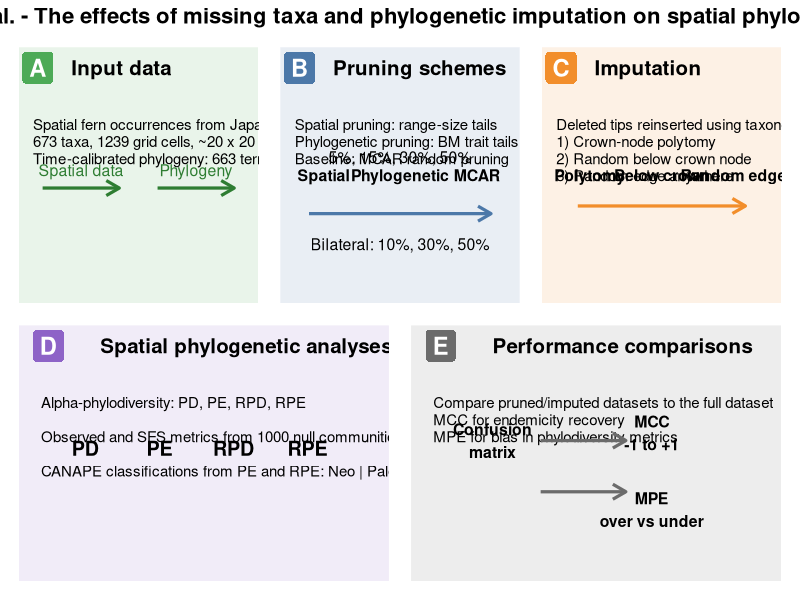
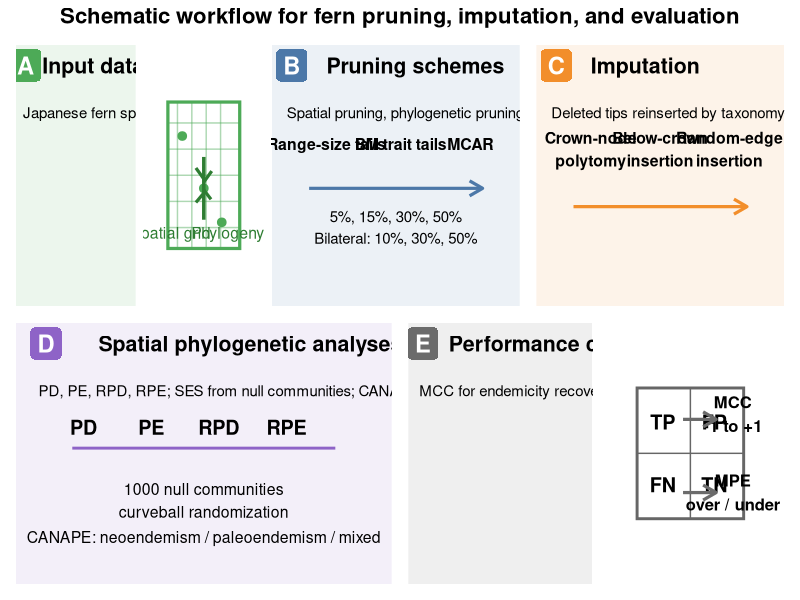
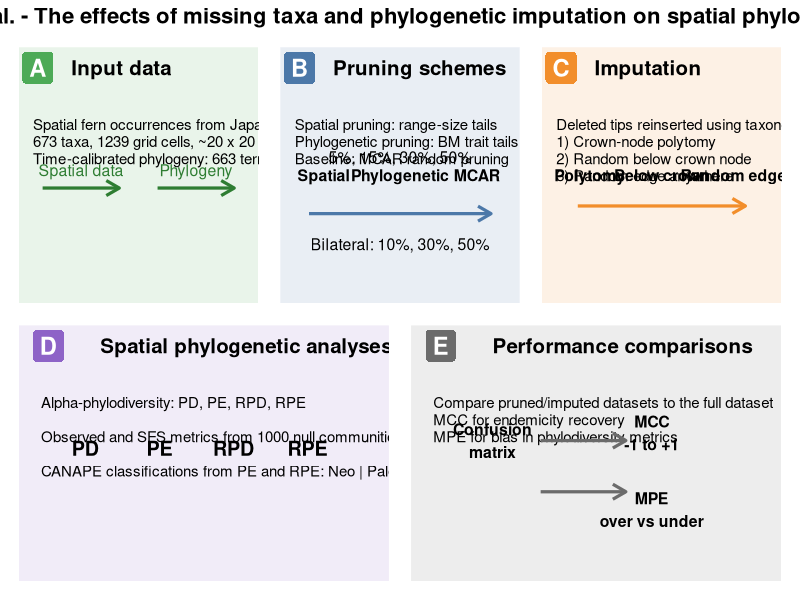
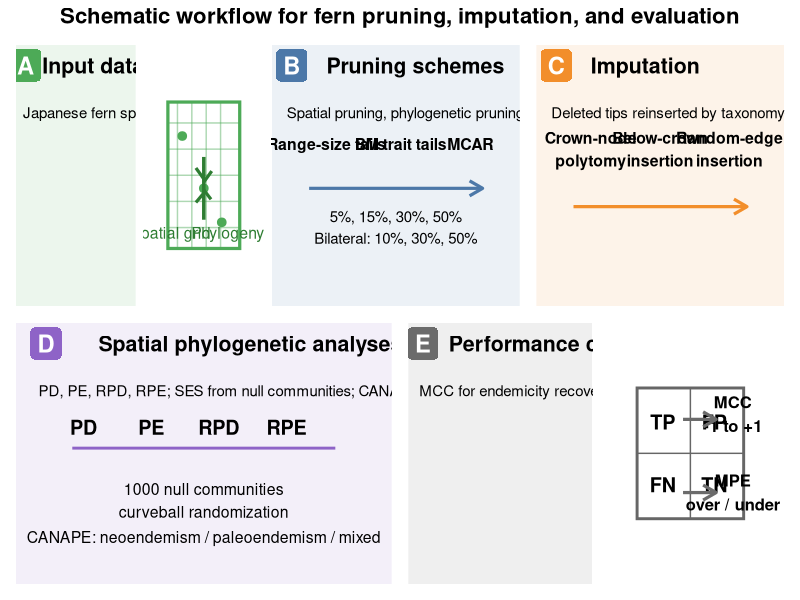

Here is the R script that generated these plots, in order:
library(ggplot2)
library(patchwork)
library(grid)
library(cowplot)

# --- helper theme ---
theme_panel <- function() {
  theme_void(base_size = 12) +
    theme(
      plot.background = element_rect(fill = "white", color = NA),
      panel.background = element_rect(fill = "white", color = NA),
      plot.margin = margin(8, 8, 8, 8)
    )
}

# --- helper to make labeled panels ---
make_panel <- function(letter, title, subtitle, fill) {
  ggplot() +
    annotate("rect", xmin = -Inf, xmax = Inf, ymin = -Inf, ymax = Inf,
             fill = fill, color = NA, alpha = 0.12) +
    annotate("label", x = 0.08, y = 0.92, label = letter,
             size = 6, fontface = "bold", label.size = 0,
             fill = fill, color = "white") +
    annotate("text", x = 0.22, y = 0.92, label = title,
             hjust = 0, size = 5.2, fontface = "bold") +
    annotate("text", x = 0.06, y = 0.72, label = subtitle,
             hjust = 0, vjust = 1, size = 3.8, lineheight = 0.95) +
    coord_cartesian(xlim = c(0, 1), ylim = c(0, 1), expand = FALSE) +
    theme_panel()
}

# simple text ####

# --- A: input data ---
pA <- make_panel(
  "A", "Input data",
  "Spatial fern occurrences from Japan\n673 taxa, 1239 grid cells, ~20 x 20 km\nTime-calibrated phylogeny: 663 terminals",
  "#4DAA57"
) +
  annotate("segment", x = 0.10, xend = 0.42, y = 0.45, yend = 0.45,
           linewidth = 1.1, color = "#2E7D32", arrow = arrow(length = unit(0.15, "inches"))) +
  annotate("segment", x = 0.58, xend = 0.90, y = 0.45, yend = 0.45,
           linewidth = 1.1, color = "#2E7D32", arrow = arrow(length = unit(0.15, "inches"))) +
  annotate("text", x = 0.26, y = 0.52, label = "Spatial data", size = 4, color = "#2E7D32") +
  annotate("text", x = 0.74, y = 0.52, label = "Phylogeny", size = 4, color = "#2E7D32")

# --- B: pruning ---
pB <- make_panel(
  "B", "Pruning schemes",
  "Spatial pruning: range-size tails\nPhylogenetic pruning: BM trait tails\nBaseline: MCAR random pruning",
  "#4C78A8"
) +
  annotate("text", x = 0.50, y = 0.57, label = "5%, 15%, 30%, 50%", size = 4) +
  annotate("text", x = 0.50, y = 0.23, label = "Bilateral: 10%, 30%, 50%", size = 4) +
  annotate("text", x = 0.18, y = 0.5, label = "Spatial", size = 4, fontface = "bold") +
  annotate("text", x = 0.50, y = 0.5, label = "Phylogenetic", size = 4, fontface = "bold") +
  annotate("text", x = 0.82, y = 0.5, label = "MCAR", size = 4, fontface = "bold") +
  annotate("segment", x = 0.12, xend = 0.88, y = 0.35, yend = 0.35,
           linewidth = 1.1, color = "#4C78A8", arrow = arrow(length = unit(0.15, "inches")))

# --- C: imputation ---
pC <- make_panel(
  "C", "Imputation",
  "Deleted tips reinserted using taxonomy-based methods\n1) Crown-node polytomy\n2) Random below crown node\n3) Random edge anywhere",
  "#F28E2B"
) +
  annotate("text", x = 0.20, y = 0.5, label = "Polytomy", size = 4, fontface = "bold") +
  annotate("text", x = 0.50, y = 0.5, label = "Below crown", size = 4, fontface = "bold") +
  annotate("text", x = 0.80, y = 0.5, label = "Random edge", size = 4, fontface = "bold") +
  annotate("segment", x = 0.15, xend = 0.85, y = 0.38, yend = 0.38,
           linewidth = 1.1, color = "#F28E2B", arrow = arrow(length = unit(0.15, "inches")))

# --- D: analyses ---
pD <- make_panel(
  "D", "Spatial phylogenetic analyses",
  "Alpha-phylodiversity: PD, PE, RPD, RPE\n\nObserved and SES metrics from 1000 null communities [SES = (obs - null) / sd] \n\nCANAPE classifications from PE and RPE: Neo | Paleo | Mixed",
  "#8E63C7"
) +
  annotate("text", x = 0.18, y = 0.52, label = "PD", size = 5, fontface = "bold") +
  annotate("text", x = 0.38, y = 0.52, label = "PE", size = 5, fontface = "bold") +
  annotate("text", x = 0.58, y = 0.52, label = "RPD", size = 5, fontface = "bold") +
  annotate("text", x = 0.78, y = 0.52, label = "RPE", size = 5, fontface = "bold") #+
  #annotate("text", x = 0.50, y = 0.28, label = "SES = (obs - null) / sd", size = 4) +annotate("text", x = 0.50, y = 0.16, label = "CANAPE: Neo | Paleo | Mixed", size = 4)

# --- E: performance ---
pE <- make_panel(
  "E", "Performance comparisons",
  "Compare pruned/imputed datasets to the full dataset\nMCC for endemicity recovery\nMPE for bias in phylodiversity metrics",
  "#6B6B6B"
) +
  annotate("text", x = 0.22, y = 0.55, label = "Confusion\nmatrix", size = 4, fontface = "bold") +
  annotate("text", x = 0.65, y = 0.58, label = "MCC\n-1 to +1", size = 4, fontface = "bold") +
  annotate("text", x = 0.65, y = 0.28, label = "MPE\nover vs under", size = 4, fontface = "bold") +
  annotate("segment", x = 0.35, xend = 0.58, y = 0.55, yend = 0.55,
           linewidth = 1.1, color = "#6B6B6B", arrow = arrow(length = unit(0.15, "inches"))) +
  annotate("segment", x = 0.35, xend = 0.58, y = 0.35, yend = 0.35,
           linewidth = 1.1, color = "#6B6B6B", arrow = arrow(length = unit(0.15, "inches")))

# --- combine ---
fig <- (pA | pB | pC) / (pD | pE) +
  plot_layout(widths = c(1, 1, 1), heights = c(1, 1)) +
  plot_annotation(
    title = "'Henao-Diaz. et al. - The effects of missing taxa and phylogenetic imputation on spatial phylogenetic studies' ",
    theme = theme(
      plot.title = element_text(size = 16, face = "bold", hjust = 0.5)
    )
  )
fig
ggsave("fern_methods_schematic.png", fig, width = 18, height = 10, dpi = 300, bg = "white")

# graphical illustrated ####
# ---------- theme ----------
theme_blank <- function() {
  theme_void(base_size = 12) +
    theme(
      plot.background = element_rect(fill = "white", color = NA),
      panel.background = element_rect(fill = "white", color = NA),
      plot.margin = margin(6, 6, 6, 6)
    )
}

# ---------- reusable panel ----------
make_panel <- function(letter, title, subtitle, fill) {
  ggplot() +
    annotate("rect", xmin = -Inf, xmax = Inf, ymin = -Inf, ymax = Inf,
             fill = fill, alpha = 0.10, color = NA) +
    annotate("label", x = 0.08, y = 0.92, label = letter,
             label.size = 0, fill = fill, color = "white",
             fontface = "bold", size = 6) +
    annotate("text", x = 0.22, y = 0.92, label = title,
             hjust = 0, fontface = "bold", size = 5.4) +
    annotate("text", x = 0.06, y = 0.76, label = subtitle,
             hjust = 0, vjust = 1, size = 3.8, lineheight = 0.96) +
    coord_cartesian(xlim = c(0, 1), ylim = c(0, 1), expand = FALSE) +
    theme_blank()
}

# ---------- icon placeholders ----------
fern_icon <- function(x0, y0, scale = 0.10, col = "#2E7D32") {
  ggplot() +
    annotate("segment", x = x0, xend = x0, y = y0 - scale, yend = y0 + scale,
             linewidth = 1.2, color = col) +
    annotate("segment", x = x0, xend = x0 + scale*0.55, y = y0 + scale*0.2, yend = y0 + scale*0.55,
             linewidth = 1.1, color = col) +
    annotate("segment", x = x0, xend = x0 - scale*0.55, y = y0 + scale*0.3, yend = y0 + scale*0.65,
             linewidth = 1.1, color = col) +
    annotate("segment", x = x0, xend = x0 + scale*0.50, y = y0 - scale*0.05, yend = y0 - scale*0.35,
             linewidth = 1.1, color = col) +
    annotate("segment", x = x0, xend = x0 - scale*0.55, y = y0 - scale*0.15, yend = y0 - scale*0.45,
             linewidth = 1.1, color = col) +
    coord_cartesian(xlim = c(0, 1), ylim = c(0, 1), expand = FALSE) +
    theme_void()
}

tree_icon <- function() {
  ggplot() +
    annotate("segment", x = 0.50, xend = 0.50, y = 0.18, yend = 0.80,
             linewidth = 1.3, color = "#333333") +
    annotate("segment", x = 0.50, xend = 0.34, y = 0.55, yend = 0.72,
             linewidth = 1.1, color = "#333333") +
    annotate("segment", x = 0.50, xend = 0.66, y = 0.55, yend = 0.72,
             linewidth = 1.1, color = "#333333") +
    annotate("segment", x = 0.50, xend = 0.34, y = 0.42, yend = 0.30,
             linewidth = 1.1, color = "#333333") +
    annotate("segment", x = 0.50, xend = 0.66, y = 0.42, yend = 0.30,
             linewidth = 1.1, color = "#333333") +
    annotate("point", x = c(0.34, 0.66, 0.34, 0.66), y = c(0.72, 0.72, 0.30, 0.30),
             size = 3.2, color = "#333333") +
    coord_cartesian(xlim = c(0, 1), ylim = c(0, 1), expand = FALSE) +
    theme_void()
}

map_placeholder <- function() {
  ggplot() +
    annotate("rect", xmin = 0.20, xmax = 0.80, ymin = 0.22, ymax = 0.78,
             fill = "white", color = "#4DAA57", linewidth = 1.1) +
    annotate("segment", x = seq(0.28, 0.72, by = 0.12), xend = seq(0.28, 0.72, by = 0.12),
             y = 0.22, yend = 0.78, color = "#4DAA57", alpha = 0.45) +
    annotate("segment", x = 0.20, xend = 0.80, y = seq(0.30, 0.70, by = 0.10), yend = seq(0.30, 0.70, by = 0.10),
             color = "#4DAA57", alpha = 0.45) +
    annotate("point", x = c(0.32, 0.50, 0.65), y = c(0.65, 0.45, 0.32),
             color = "#4DAA57", size = 2.6) +
    coord_cartesian(xlim = c(0, 1), ylim = c(0, 1), expand = FALSE) +
    theme_void()
}

confusion_icon <- function() {
  ggplot() +
    annotate("rect", xmin = 0.20, xmax = 0.78, ymin = 0.25, ymax = 0.75,
             fill = "white", color = "#666666", linewidth = 1.0) +
    annotate("segment", x = 0.49, xend = 0.49, y = 0.25, yend = 0.75, color = "#666666") +
    annotate("segment", x = 0.20, xend = 0.78, y = 0.50, yend = 0.50, color = "#666666") +
    annotate("text", x = 0.34, y = 0.62, label = "TP", size = 5, fontface = "bold") +
    annotate("text", x = 0.62, y = 0.62, label = "FP", size = 5, fontface = "bold") +
    annotate("text", x = 0.34, y = 0.38, label = "FN", size = 5, fontface = "bold") +
    annotate("text", x = 0.62, y = 0.38, label = "TN", size = 5, fontface = "bold") +
    coord_cartesian(xlim = c(0, 1), ylim = c(0, 1), expand = FALSE) +
    theme_void()
}

# ---------- panels ----------
pA <- make_panel(
  "A", "Input data",
  "Japanese fern spatial data + time-calibrated phylogeny",
  "#4DAA57"
) + map_placeholder() +
  annotate("text", x = 0.22, y = 0.28, label = "Spatial grid", size = 4, color = "#2E7D32") +
  annotate("text", x = 0.70, y = 0.28, label = "Phylogeny", size = 4, color = "#2E7D32") +
  annotation_custom(ggplotGrob(fern_icon(0.5, 0.45, 0.12, "#2E7D32")))

pB <- make_panel(
  "B", "Pruning schemes",
  "Spatial pruning, phylogenetic pruning, and MCAR random pruning",
  "#4C78A8"
) +
  annotate("segment", x = 0.15, xend = 0.85, y = 0.45, yend = 0.45,
           linewidth = 1.1, color = "#4C78A8",
           arrow = arrow(length = unit(0.15, "inches"))) +
  annotate("text", x = 0.22, y = 0.62, label = "Range-size tails", size = 4, fontface = "bold") +
  annotate("text", x = 0.52, y = 0.62, label = "BM trait tails", size = 4, fontface = "bold") +
  annotate("text", x = 0.80, y = 0.62, label = "MCAR", size = 4, fontface = "bold") +
  annotate("text", x = 0.50, y = 0.30, label = "5%, 15%, 30%, 50%\nBilateral: 10%, 30%, 50%", size = 3.8)

pC <- make_panel(
  "C", "Imputation",
  "Deleted tips reinserted by taxonomy-based strategies",
  "#F28E2B"
) +
  annotate("text", x = 0.22, y = 0.60, label = "Crown-node\npolytomy", size = 4, fontface = "bold") +
  annotate("text", x = 0.50, y = 0.60, label = "Below-crown\ninsertion", size = 4, fontface = "bold") +
  annotate("text", x = 0.78, y = 0.60, label = "Random-edge\ninsertion", size = 4, fontface = "bold") +
  annotate("segment", x = 0.15, xend = 0.85, y = 0.38, yend = 0.38,
           linewidth = 1.1, color = "#F28E2B",
           arrow = arrow(length = unit(0.15, "inches")))

pD <- make_panel(
  "D", "Spatial phylogenetic analyses",
  "PD, PE, RPD, RPE; SES from null communities; CANAPE classification",
  "#8E63C7"
) +
  annotate("segment", x = 0.15, xend = 0.85, y = 0.52, yend = 0.52,
           linewidth = 1.0, color = "#8E63C7") +
  annotate("text", x = 0.18, y = 0.60, label = "PD", size = 5, fontface = "bold") +
  annotate("text", x = 0.36, y = 0.60, label = "PE", size = 5, fontface = "bold") +
  annotate("text", x = 0.54, y = 0.60, label = "RPD", size = 5, fontface = "bold") +
  annotate("text", x = 0.72, y = 0.60, label = "RPE", size = 5, fontface = "bold") +
  annotate("text", x = 0.50, y = 0.32, label = "1000 null communities\ncurveball randomization", size = 4) +
  annotate("text", x = 0.50, y = 0.18, label = "CANAPE: neoendemism / paleoendemism / mixed", size = 4)

pE <- make_panel(
  "E", "Performance comparisons",
  "MCC for endemicity recovery; MPE for bias in metric estimates",
  "#6B6B6B"
) +
  confusion_icon() +
  annotate("text", x = 0.72, y = 0.65, label = "MCC\n-1 to +1", size = 4.2, fontface = "bold") +
  annotate("text", x = 0.72, y = 0.35, label = "MPE\nover / under", size = 4.2, fontface = "bold") +
  annotate("segment", x = 0.45, xend = 0.63, y = 0.63, yend = 0.63,
           linewidth = 1.1, color = "#6B6B6B",
           arrow = arrow(length = unit(0.15, "inches"))) +
  annotate("segment", x = 0.45, xend = 0.63, y = 0.35, yend = 0.35,
           linewidth = 1.1, color = "#6B6B6B",
           arrow = arrow(length = unit(0.15, "inches")))

# ---------- compose ----------
fig <- (pA | pB | pC) / (pD | pE) +
  plot_layout(heights = c(1, 1)) +
  plot_annotation(
    title = "Schematic workflow for fern pruning, imputation, and evaluation",
    theme = theme(
      plot.title = element_text(hjust = 0.5, face = "bold", size = 16)
    )
  )
fig
ggsave("fern_methods_mockup.png", fig, width = 18, height = 10, dpi = 300, bg = "white")
